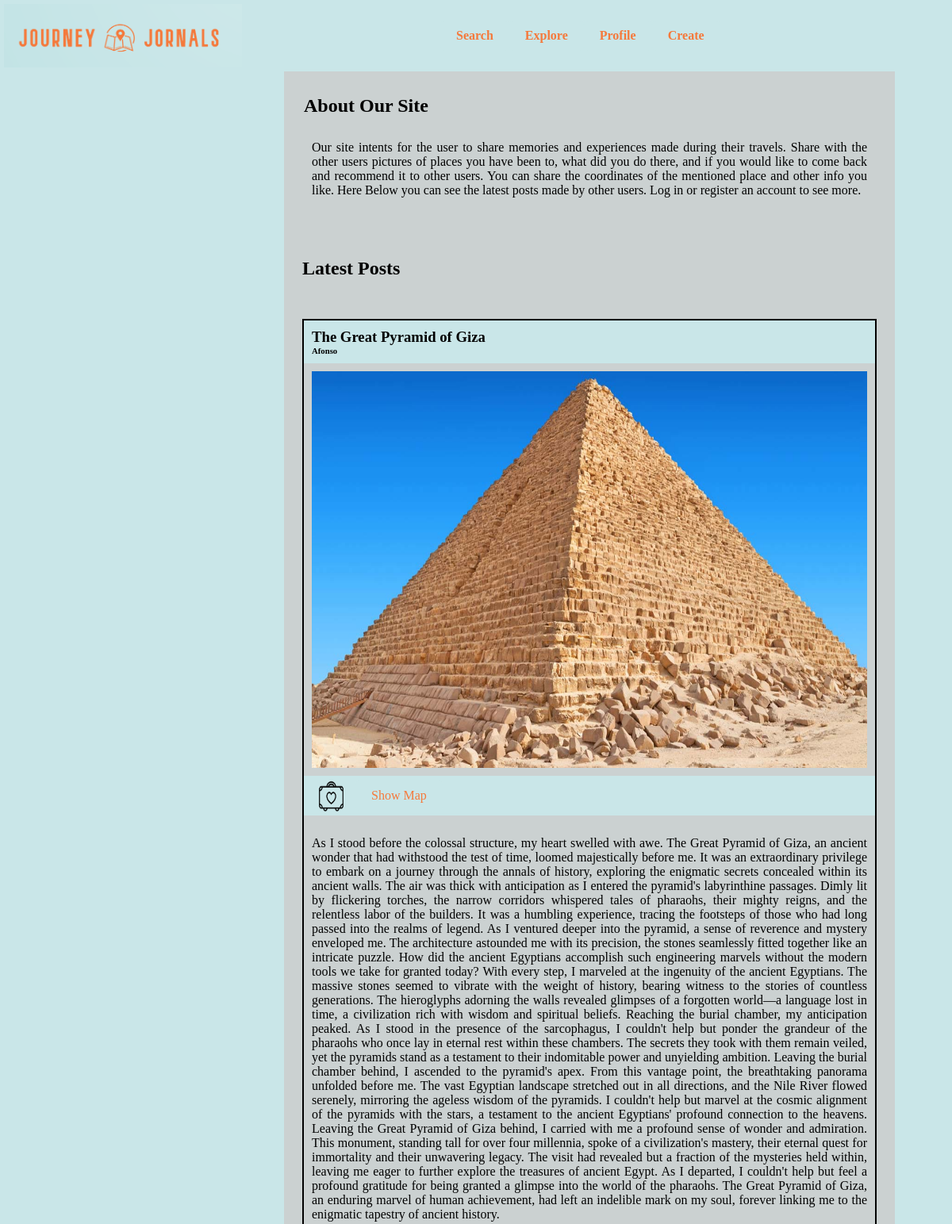
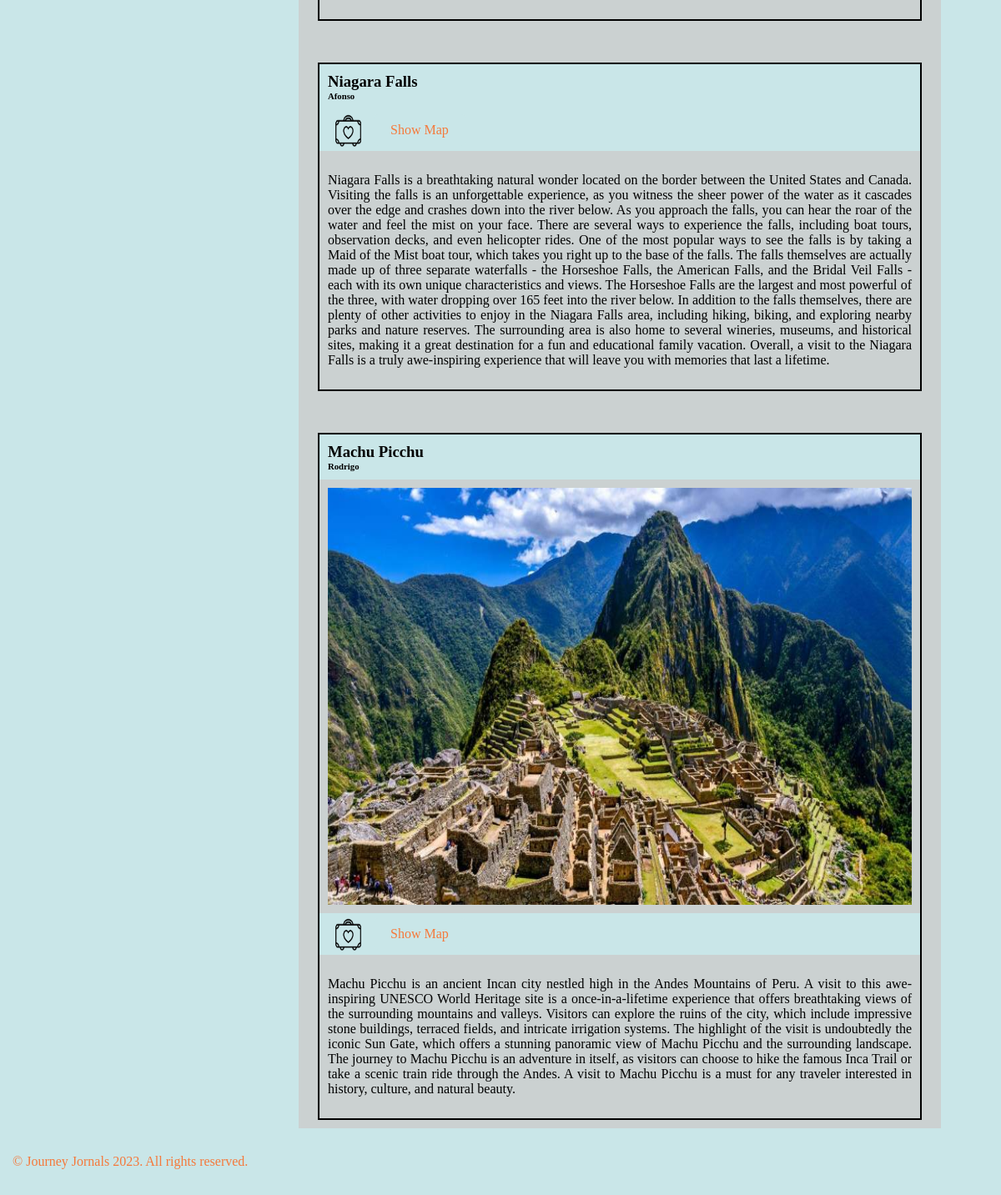
The page /homepage.php on the database its author committed (2 pictures, top to bottom).
### tables this page shows
CREATE TABLE `publication` (
  `id` int(11) NOT NULL,
  `username` varchar(50) NOT NULL,
  `title` varchar(255) NOT NULL,
  `location` varchar(500) NOT NULL,
  `description` varchar(5000) NOT NULL,
  `aproved` tinyint(1) DEFAULT 0,
  `image_name` varchar(255) NOT NULL
);

### homepage.php (the view, shortened to what this page needs)
<?php
include 'connect.php';
$sql = "SELECT * FROM publication WHERE aproved = 1 ORDER BY id DESC LIMIT 3";
$result = mysqli_query($link, $sql);
?>
<head>
    <link rel="stylesheet" href="Homepage.css">
</head>
<header>
    <div class="header">
        <div class="logo-container">
            <img src="logo.png" class="logo">
        </div>
        <div class="navs">
            <div class="navigator" id="myButton">Search</div>
            <div class="navigator" id="myButton">Explore</div>
            <div class="navigator" id="myButton">Profile</div>
            <div class="navigator" id="myButton">Create</div>
        </div>
    </div>
</header>
<body>
    <main class="main-content">
        <section>
            <h1>About Our Site</h1>
            <p> Our site intents for the user to share memories and experiences made during their travels. Share with
                the
                other users pictures of places you have been to, what did you do there, and if you would like to come
                back
                and recommend it to other users. You can share the coordinates of the mentioned place and other info you
                like. Here Below you can see the latest posts made by other users. Log in or register an account to see
                more.</p>
        </section>
        <section class="latest-posts">
            <h1>Latest Posts</h1>
            <?php while ($row = mysqli_fetch_assoc($result)): ?>
                <div class="publication">
                    <div class="publication-header">
                        <h3>
                            <?php echo $row['title']; ?>
                        </h3>
                        <h6>
                            <?php echo $row['username']; ?>
                        </h6>
                    </div>
                    <div class="publication-content">
                        <?php
                        $imagePath = 'publication_images/' . $row['image_name'];
                        if (file_exists($imagePath)) {
                            echo '<img src="' . $imagePath . '" alt="Publication Image" class="publication-image"> ';
                        }
                        ?>
                        <div class="pub-interactions">
                            <img src="like_button-removebg-preview.png" class="like"> <img
                                src="liked_button-removebg-preview.png" class="like" style="display: none;"><a
                                class="toggle-button" href="#">Show Map</a>
                        </div>
                        <p class="publication-description">
                            <?php echo $row['description']; ?>
                        </p>
                    </div>
                </div>
            <?php endwhile; ?>
        </section>
    </main>
</body>
<footer>
    <p class="footer">&copy; Journey Jornals 2023. All rights reserved.</p>
</footer>
</html>

### Homepage.css (style rules this page uses)
.header { background-color: #c9e6e8; position: fixed; top: 0; left: 0; width: 100%; padding: 5px; display: flex; align-items: center; }
.logo { height: 80px; width: 300px; }
a { text-decoration: none; padding: 10px; }
.navs { display: flex; align-items: center; justify-content: center; margin-left: 250px; font-weight: bold; }
.navigator { display: inline-flex; align-items: center; justify-content: center; background-color: #c9e6e8; padding: 10px 20px; border-radius: 5px; cursor: pointer; color: #f5793b; margin-right: 0px; }
.main-content { display: flex; flex-direction: column; align-items: center; margin-top: 90px; margin-left: 350px; padding: 10px; background-color: #cccc; width: 750px; }
.latest-posts { margin-top: 30px; }
p { justify-content: center; text-align: justify; width: 700px; padding: 10px; }
.toggle-button { background-color: #c9e6e8; padding: 10px 20px; border-radius: 5px; cursor: pointer; color: #f5793b; margin-left: 10px; }
.like { margin-left: 10px; height: 40px; width: 40px; }
.pub-interactions { display: inline-block; display: flex; align-items: center; background-color: #c9e6e8; padding: 5px; }
.publication-image { width: 700px; height: 500px; padding: 10px; }
.publication-header { padding: 10px; background-color: #c9e6e8; }
.publication { margin-top: 50px; border: solid black 2px; }
h6 { margin-top: 0; margin-bottom: 0; }
h3 { margin-top: 0; margin-bottom: 0; }
footer { background-color: #c9e6e8; padding: 5px; color: #f5793b; position: absolute; left: 0; right: 0; }
img { height: 25px; width: 25px; }

### rows shown on the page
publication: title "The Great Pyramid of Giza", username "Afonso", image_name (picture), description "As I stood before the colossal structure, my heart swelled with awe. The Great Pyramid of Giza, an ancient wonder that had withstood the test of time, loomed majestically before me. It was an extraordinary privilege to embark on a journey through the annals of history, exploring the enigmatic secrets concealed within its ancient walls. The air was thick with anticipation as I entered the pyramid's labyrinthine passages. Dimly lit by flickering torches, the narrow corridors whispered tales of pharaohs, their mighty reigns, and the relentless labor of the builders. It was a humbling experience, tracing the footsteps of those who had long passed into the realms of legend. As I ventured deeper…"
publication: title "Niagara Falls", username "Afonso", description "Niagara Falls is a breathtaking natural wonder located on the border between the United States and Canada. Visiting the falls is an unforgettable experience, as you witness the sheer power of the water as it cascades over the edge and crashes down into the river below. As you approach the falls, you can hear the roar of the water and feel the mist on your face. There are several ways to experience the falls, including boat tours, observation decks, and even helicopter rides. One of the most popular ways to see the falls is by taking a Maid of the Mist boat tour, which takes you right up to the base of the falls. The falls themselves are actually made up of three separate waterfalls - the…"
publication: title "Machu Picchu", username "Rodrigo", image_name (picture), description "Machu Picchu is an ancient Incan city nestled high in the Andes Mountains of Peru. A visit to this awe-inspiring UNESCO World Heritage site is a once-in-a-lifetime experience that offers breathtaking views of the surrounding mountains and valleys. Visitors can explore the ruins of the city, which include impressive stone buildings, terraced fields, and intricate irrigation systems. The highlight of the visit is undoubtedly the iconic Sun Gate, which offers a stunning panoramic view of Machu Picchu and the surrounding landscape. The journey to Machu Picchu is an adventure in itself, as visitors can choose to hike the famous Inca Trail or take a scenic train ride through the Andes. A visit to…"
